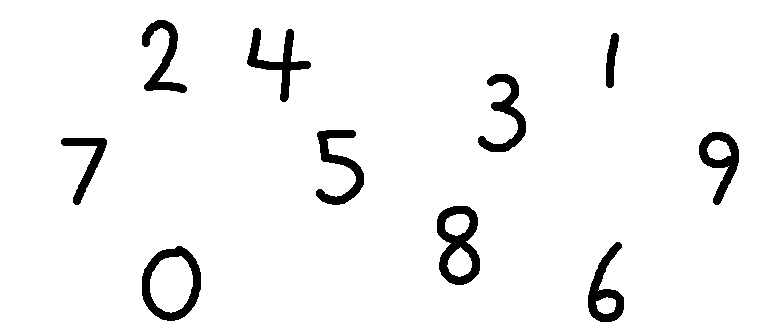
#> input picture Numbers/Numbers.png, 784 x 336 px
$ jupyter execute --allow-errors Digit_Prediction.ipynb
#> lines starting #> are read from the running program, lines starting #| are printed output that depends on the picture; after the words box and inside, x2 and y2 are one past the last pixel; in counts of white or black regions, pixels touching at a corner belong together
#> (reads MNIST_Logistic_Regression_GPU.pkl from the repository)
[cell 1]
import cv2
import matplotlib.pyplot as plt
import pickle

#> (a cell that did not finish here is left out)

[cell 3]
img_path = "Numbers/Numbers.png"

img = cv2.imread(img_path)
#> img is the input picture: shape (336, 784, 3); 95.4% white; 10 black regions, largest, box (x1, y1, x2, y2) and area: (437, 206, 480, 285) 1697, (142, 246, 201, 321) 1546, (316, 130, 364, 205) 1320
gray = cv2.cvtColor(img, cv2.COLOR_BGR2GRAY)

# converting to pure black and white to find edges better
_, thresh = cv2.threshold(gray, 128, 255, cv2.THRESH_BINARY_INV)
#> thresh: shape (336, 784); 4.6% white; 10 white regions
contours, _ = cv2.findContours(thresh, cv2.RETR_EXTERNAL, cv2.CHAIN_APPROX_SIMPLE)
#> contours = 10 contours; largest, box (x1, y1, x2, y2) and area: (142, 246, 201, 321) 3350, (437, 206, 480, 285) 2538, (699, 132, 739, 205) 1451, (588, 242, 624, 322) 1364, (316, 130, 364, 205) 1170

digits = []
bounding_box = []

# loop through all contours and find the region
# then add 20 pixels around that border
for contour in contours:
    x, y, w, h = cv2.boundingRect(contour)

    digit_region = gray[y:y+h, x:x+w]
    digit_padded = cv2.copyMakeBorder(digit_region, 20, 20, 20, 20,
                                      cv2.BORDER_CONSTANT, value=255)

    digits.append(digit_padded)
    bounding_box.append((x, y, w, h))
#> this loop made 10 passes
#> (x, y, w, h) on passes 1 to 10: (142, 246, 59, 75), (588, 242, 36, 80), (437, 206, 43, 79), (61, 138, 46, 67), (699, 132, 40, 73), (316, 130, 48, 75), (478, 74, 48, 78), (606, 33, 13, 55), (247, 28, 64, 74), (142, 20, 45, 73)
#> pass 1, `digit_region = gray[y:y+h, x:x+w]`:
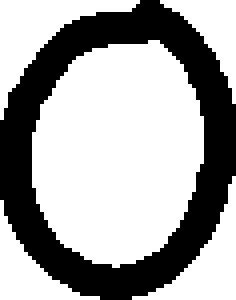
#> digit_region: shape (75, 59) (shown 4 times larger); 65.1% white; 1 black region, box (x1, y1, x2, y2) and area: (0, 0, 59, 75) 1546
#> pass 1, `digit_padded = cv2.copyMakeBorder(digit_region, 20, 20, 20, 20, cv2.BO..`:
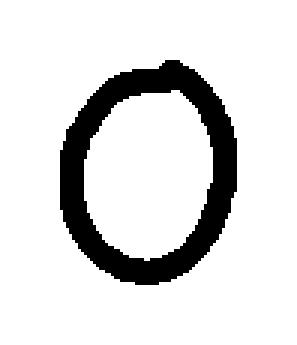
#> digit_padded: shape (115, 99) (shown 3 times larger); 86.4% white; 1 black region, box (x1, y1, x2, y2) and area: (20, 20, 79, 95) 1546
#> pass 2, `digit_region = gray[y:y+h, x:x+w]`:
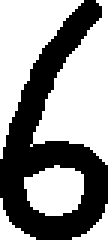
#> digit_region: shape (80, 36) (shown 3 times larger); 58.4% white; 1 black region, box (x1, y1, x2, y2) and area: (0, 0, 36, 80) 1199
#> pass 2, `digit_padded = cv2.copyMakeBorder(digit_region, 20, 20, 20, 20, cv2.BO..`:
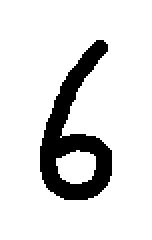
#> digit_padded: shape (120, 76) (shown 2 times larger); 86.9% white; 1 black region, box (x1, y1, x2, y2) and area: (20, 20, 56, 100) 1199
#> after the loop:
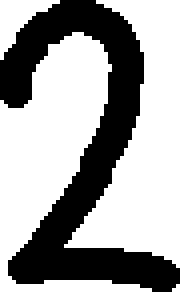
#> digit_region: shape (73, 45) (shown 4 times larger); 63.8% white; 1 black region, box (x1, y1, x2, y2) and area: (0, 0, 45, 73) 1190
#> after the loop, bounding_box = [(142, 246, 59, 75), (588, 242, 36, 80), (437, 206, 43, 79), (61, 138, 46, 67), (699, 132, 40, 73), (316, 130, 48, 75), (478, 74, 48, 78), (606, 33, 13, 55), (247, 28, 64, 74), (142, 20, 45, 73)]; digits = 10 items
